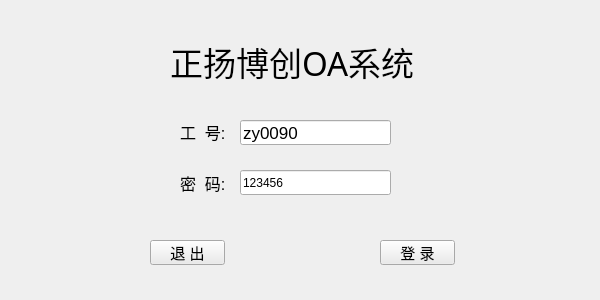
<?xml version="1.0" encoding="UTF-8"?>
<ui version="4.0">
 <class>SignIn</class>
 <widget class="QWidget" name="SignIn">
  <property name="geometry">
   <rect>
    <x>0</x>
    <y>0</y>
    <width>600</width>
    <height>300</height>
   </rect>
  </property>
  <property name="windowTitle">
   <string>Form</string>
  </property>
  <property name="styleSheet">
   <string notr="true"/>
  </property>
  <widget class="QLabel" name="label">
   <property name="geometry">
    <rect>
     <x>180</x>
     <y>122</y>
     <width>61</width>
     <height>20</height>
    </rect>
   </property>
   <property name="font">
    <font>
     <pointsize>12</pointsize>
     <weight>50</weight>
     <bold>false</bold>
    </font>
   </property>
   <property name="text">
    <string>工  号:</string>
   </property>
  </widget>
  <widget class="QLabel" name="label_3">
   <property name="geometry">
    <rect>
     <x>170</x>
     <y>36</y>
     <width>291</width>
     <height>51</height>
    </rect>
   </property>
   <property name="font">
    <font>
     <family>华文隶书</family>
     <pointsize>25</pointsize>
     <weight>50</weight>
     <italic>false</italic>
     <bold>false</bold>
    </font>
   </property>
   <property name="cursor">
    <cursorShape>CrossCursor</cursorShape>
   </property>
   <property name="text">
    <string>正扬博创OA系统</string>
   </property>
  </widget>
  <widget class="QLineEdit" name="lineEdit_name">
   <property name="geometry">
    <rect>
     <x>240</x>
     <y>120</y>
     <width>151</width>
     <height>25</height>
    </rect>
   </property>
   <property name="font">
    <font>
     <pointsize>13</pointsize>
    </font>
   </property>
   <property name="text">
    <string>zy0090</string>
   </property>
  </widget>
  <widget class="QLabel" name="label_2">
   <property name="geometry">
    <rect>
     <x>180</x>
     <y>172</y>
     <width>61</width>
     <height>21</height>
    </rect>
   </property>
   <property name="font">
    <font>
     <pointsize>12</pointsize>
     <weight>50</weight>
     <bold>false</bold>
    </font>
   </property>
   <property name="text">
    <string>密  码:</string>
   </property>
  </widget>
  <widget class="QPushButton" name="pushButton">
   <property name="geometry">
    <rect>
     <x>380</x>
     <y>240</y>
     <width>75</width>
     <height>25</height>
    </rect>
   </property>
   <property name="font">
    <font>
     <pointsize>11</pointsize>
     <weight>50</weight>
     <bold>false</bold>
    </font>
   </property>
   <property name="styleSheet">
    <string notr="true">background-color: rgb(235, 235, 235);</string>
   </property>
   <property name="text">
    <string>登 录</string>
   </property>
  </widget>
  <widget class="QPushButton" name="pushButton_2">
   <property name="geometry">
    <rect>
     <x>150</x>
     <y>240</y>
     <width>75</width>
     <height>25</height>
    </rect>
   </property>
   <property name="font">
    <font>
     <pointsize>11</pointsize>
     <weight>50</weight>
     <bold>false</bold>
    </font>
   </property>
   <property name="styleSheet">
    <string notr="true">background-color: rgb(235, 235, 235);</string>
   </property>
   <property name="text">
    <string>退 出</string>
   </property>
  </widget>
  <widget class="QLineEdit" name="lineEdit_password">
   <property name="geometry">
    <rect>
     <x>240</x>
     <y>170</y>
     <width>151</width>
     <height>25</height>
    </rect>
   </property>
   <property name="text">
    <string>123456</string>
   </property>
  </widget>
 </widget>
 <resources/>
 <connections/>
</ui>
